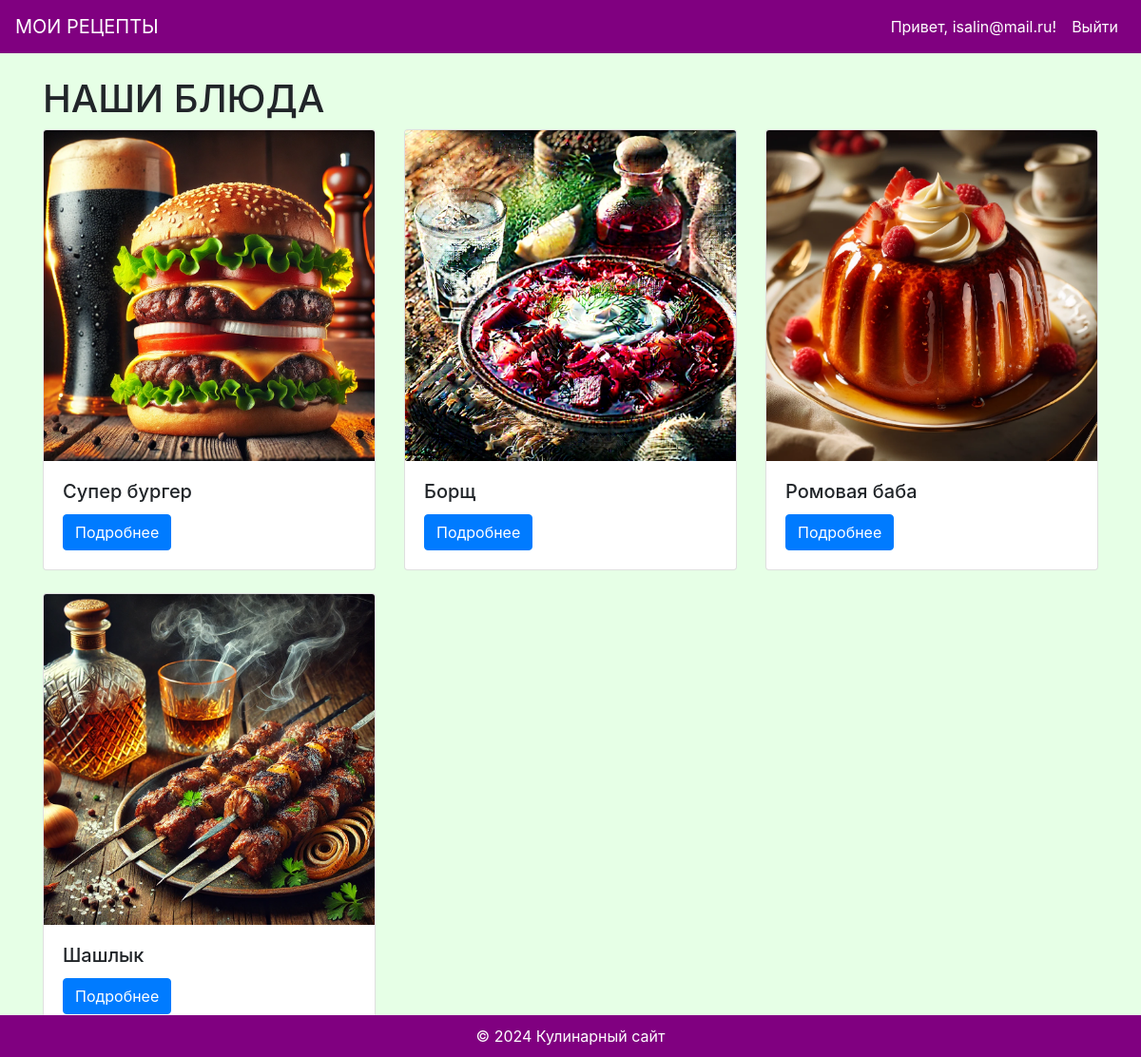
Screenshot of / (signed in) with the database file from the repository.
### recipes/models.py (models this page shows, shortened)
class Dish(models.Model):
    name = models.CharField(max_length=100)
    description = models.TextField()
    image = models.ImageField(upload_to='dishes/')

### recipes/views.py (the view)
# urls.py: path('', views.home, name='home'),
def home(request):
    dishes = Dish.objects.all()
    return render(request, 'recipes/home.html', {'dishes': dishes})

### recipes/templates/recipes/home.html (shortened to what this page needs)
{% extends 'recipes/base.html' %}
{% block content %}
<h1>НАШИ БЛЮДА</h1>
<div class="row">
    {% for dish in dishes %}
    <div class="col-md-4">
        <div class="card mb-4">
            <img class="card-img-top" src="{{ dish.image.url }}" alt="{{ dish.name }}">
            <div class="card-body">
                <h5 class="card-title">{{ dish.name }}</h5>
                <a href="{% url 'dish_detail' dish.id %}" class="btn btn-primary">Подробнее</a>
            </div>
        </div>
    </div>
    {% endfor %}
</div>
{% endblock %}

### recipes/templates/recipes/base.html (shortened to what this page needs)
<!DOCTYPE html>
<html lang="ru">
<head>
    <link rel="stylesheet" href="https://maxcdn.bootstrapcdn.com/bootstrap/4.0.0/css/bootstrap.min.css">
</head>
<body>
    <nav class="navbar navbar-expand-lg">
        <a class="navbar-brand" href="{% url 'home' %}">МОИ РЕЦЕПТЫ</a>
        <div class="collapse navbar-collapse">
            <ul class="navbar-nav ml-auto">
                {% if user.is_authenticated %}
                <li class="nav-item">
                    <span class="nav-link">Привет, {{ user.username }}!</span>
                </li>
                <li class="nav-item">
                    <a class="nav-link" href="{% url 'logout' %}">Выйти</a>
                </li>
                {% endif %}
            </ul>
        </div>
    </nav>
    <div class="container mt-4">
        {% block content %}{% endblock %}
    </div>
    <div class="footer">
        © 2024 Кулинарный сайт
    </div>
</body>
</html>

### recipes/templates/recipes/base.html (style rules this page uses)
body { background-color: #e6ffe6; }
.navbar { background-color: #800080; }
.navbar-brand, .nav-link { color: #ffffff !important; }
.footer { background-color: #800080; color: #ffffff; padding: 10px; position: fixed; bottom: 0; width: 100%; text-align: center; }

### rows the page displays
Dish: image (picture), name "Супер бургер"
Dish: image (picture), name "Борщ"
Dish: image (picture), name "Ромовая баба"
Dish: image (picture), name "Шашлык"

### other values shown
{{ user.username }} "isalin@mail.ru"
